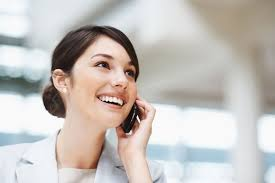
#> input picture code/data/test/1.jpg, 275 x 183 px; its folder holds 4 pictures in this run
$ python '08训练数据.py'
#> lines starting #> are read from the running program, lines starting #| are printed output that depends on the picture
import os
import cv2
import sys
from PIL import Image
import numpy as np
def getImageAndLabels(path):
#> called with path = './data/test/'
    facesSamples=[]
    ids=[]
    imagePaths=[os.path.join(path,f) for f in os.listdir(path)]
    #检测人脸
    face_detector = cv2.CascadeClassifier(
        'E:\opencv\sources\data\haarcascades\haarcascade_frontalface_default.xml')

    #遍历列表中的图片
    for imagePath in imagePaths:
        #打开图片
        PIL_img=Image.open(imagePath).convert('L')
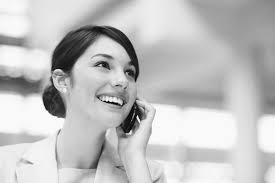
#> PIL_img: PIL image 275x183 L; min 1, max 255, mean 193.2
        #将图像转换为数组
        img_numpy=np.array(PIL_img,'uint8')
        faces = face_detector.detectMultiScale(img_numpy)
#> faces = [[68, 36, 81, 81]]
        #获取每张图片的id
        id=int(os.path.split(imagePath)[1].split('.')[0])
        for x,y,w,h in faces:
            facesSamples.append(img_numpy[y:y+h,x:x+w])
            ids.append(id)
#> this loop made 1 pass
#> after the loop, facesSamples = 1 item; ids = [1]
#> pass 2 of the loop in getImageAndLabels, `for imagePath in imagePaths:`:
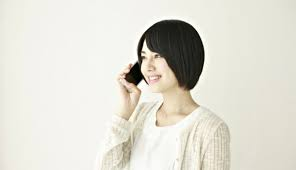
#> input picture code/data/test/10.jpg, 296 x 170 px
#> in getImageAndLabels, `PIL_img=Image.open(imagePath).convert('L')`:
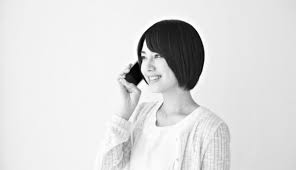
#> PIL_img: PIL image 296x170 L; min 0, max 255, mean 220.9
#> faces = ()
#> pass 3 of the loop in getImageAndLabels, `for imagePath in imagePaths:`:
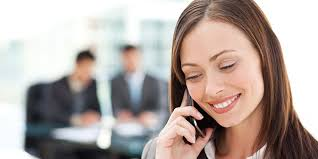
#> input picture code/data/test/11.jpg, 318 x 159 px
#> in getImageAndLabels, `PIL_img=Image.open(imagePath).convert('L')`:
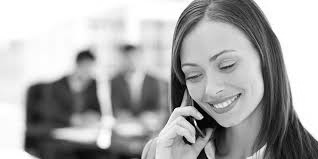
#> PIL_img: PIL image 318x159 L; min 0, max 255, mean 170.4
#> the loop made 4 passes; the first 3 are shown
    return facesSamples,ids

if __name__ == '__main__':
    #图片路径
    path='./data/test/'
    #获取图像数组和id标签数组
    faces,ids=getImageAndLabels(path)
    #获取训练对象
    recognizer=cv2.face.LBPHFaceRecognizer_create()
    recognizer.train(faces,np.array(ids))
    #保存文件
#> (the run stopped early here; a loop or call above may not have finished)
